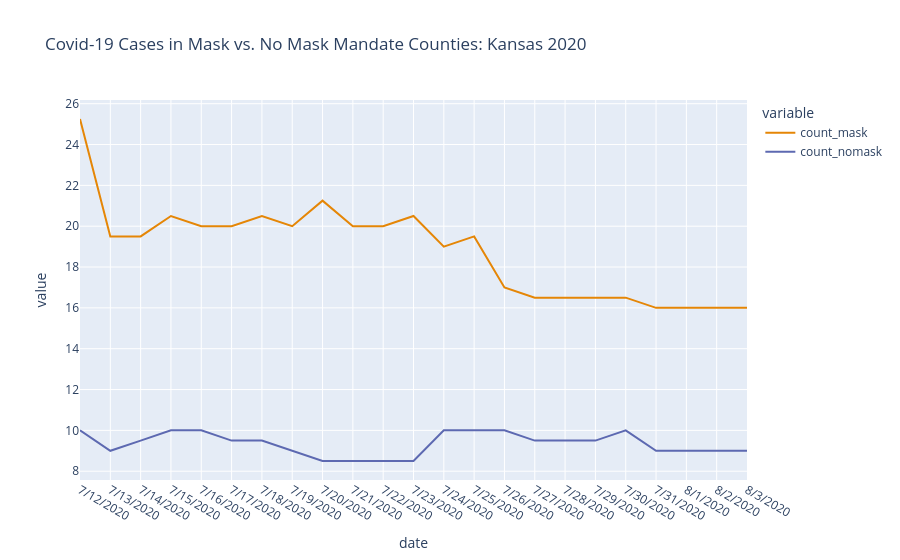

Here is the notebook cell this chart was saved with:
### Markdown cell above
3. Make a visualization of this data that is more accurate. Your visualization should more honestly tell the story.

               fig = pd.line(DF,x= ,y= )

   
5. What message is more clear in your visualization, compared to the one posted on twitter?
6. What, if any, useful information do these data and your visualization tell us about mask wearing and COVID? It’ll be difficult to set aside what you already know about mask wearing, but you should try to focus only on what this visualization tells. Feel free to also comment on whether that lines up with what you know about mask wearing.
7. Could there be confounding data? What can you actually say about the data as given?

### Code cell
fig = px.line(
    DF,
    x='date',
    y=['count_mask', 'count_nomask'],
    title='Covid-19 Cases in Mask vs. No Mask Mandate Counties: Kansas 2020',
    color_discrete_sequence=px.colors.qualitative.Vivid,
)
fig.show()

### Figure 1 — Plotly figure (JSON) as saved in the notebook; plotly's stock layout.template omitted (floating-point values rounded to 4 significant figures)
{"data": [{"hovertemplate": "variable=count_mask<br>date=%{x}<br>value=%{y}<extra></extra>", "legendgroup": "count_mask", "line": {"color": "rgb(229, 134, 6)", "dash": "solid"}, "marker": {"symbol": "circle"}, "mode": "lines", "name": "count_mask", "orientation": "v", "showlegend": true, "type": "scatter", "x": ["7/12/2020", "7/13/2020", "7/14/2020", "7/15/2020", "7/16/2020", "7/17/2020", "7/18/2020", "7/19/2020", "7/20/2020", "7/21/2020", "7/22/2020", "7/23/2020", "7/24/2020", "7/25/2020", "7/26/2020", "7/27/2020", "7/28/2020", "7/29/2020", "7/30/2020", "7/31/2020", "8/1/2020", "8/2/2020", "8/3/2020"], "xaxis": "x", "y": [25.25, 19.5, 19.5, 20.5, 20.0, 20.0, 20.5, 20.0, 21.25, 20.0, 20.0, 20.5, 19.0, 19.5, 17.0, 16.5, 16.5, 16.5, 16.5, 16.0, 16.0, 16.0, 16.0], "yaxis": "y"}, {"hovertemplate": "variable=count_nomask<br>date=%{x}<br>value=%{y}<extra></extra>", "legendgroup": "count_nomask", "line": {"color": "rgb(93, 105, 177)", "dash": "solid"}, "marker": {"symbol": "circle"}, "mode": "lines", "name": "count_nomask", "orientation": "v", "showlegend": true, "type": "scatter", "x": ["7/12/2020", "7/13/2020", "7/14/2020", "7/15/2020", "7/16/2020", "7/17/2020", "7/18/2020", "7/19/2020", "7/20/2020", "7/21/2020", "7/22/2020", "7/23/2020", "7/24/2020", "7/25/2020", "7/26/2020", "7/27/2020", "7/28/2020", "7/29/2020", "7/30/2020", "7/31/2020", "8/1/2020", "8/2/2020", "8/3/2020"], "xaxis": "x", "y": [10.0, 9.0, 9.5, 10.0, 10.0, 9.5, 9.5, 9.0, 8.5, 8.5, 8.5, 8.5, 10.0, 10.0, 10.0, 9.5, 9.5, 9.5, 10.0, 9.0, 9.0, 9.0, 9.0], "yaxis": "y"}], "layout": {"legend": {"title": {"text": "variable"}, "tracegroupgap": 0}, "title": {"text": "Covid-19 Cases in Mask vs. No Mask Mandate Counties: Kansas 2020"}, "xaxis": {"anchor": "y", "domain": [0, 1], "title": {"text": "date"}}, "yaxis": {"anchor": "x", "domain": [0, 1], "title": {"text": "value"}}}}
